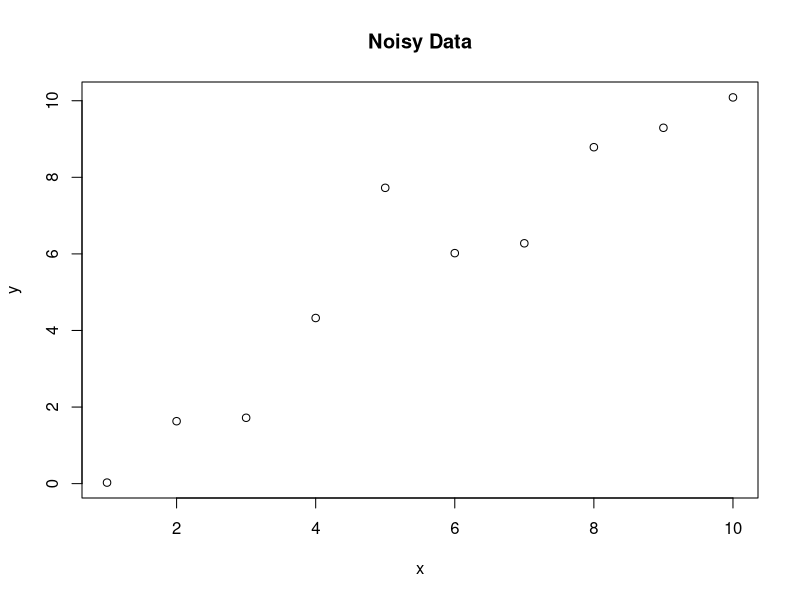
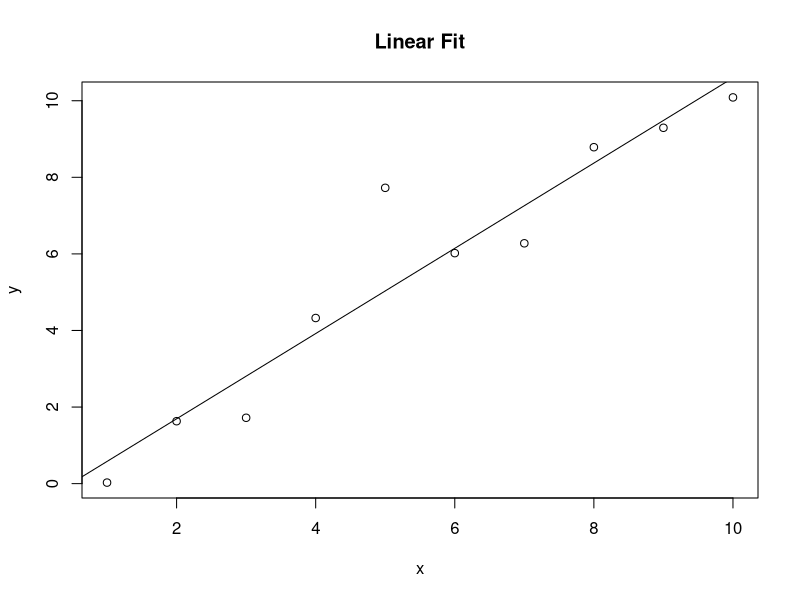
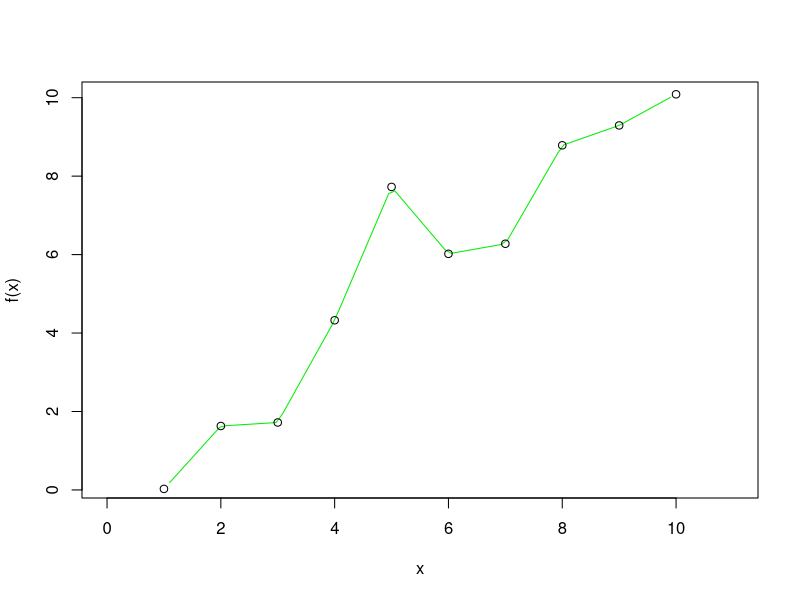
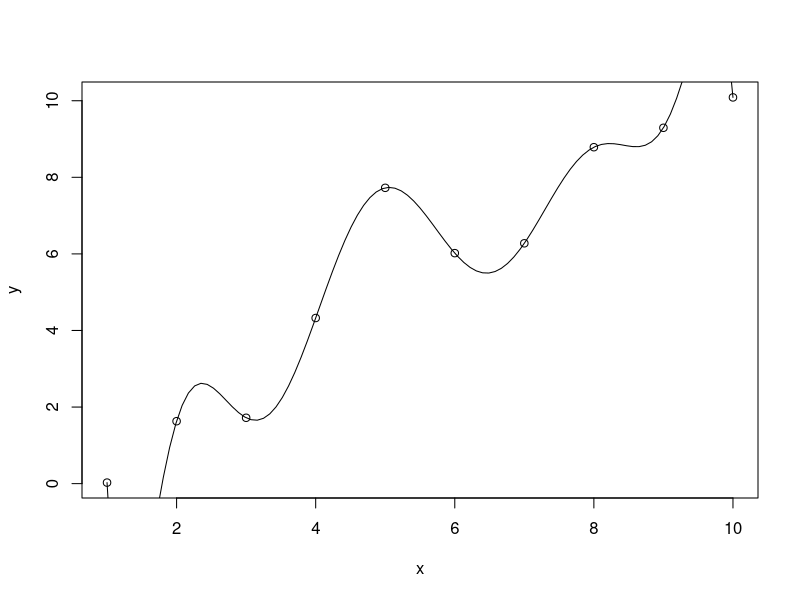
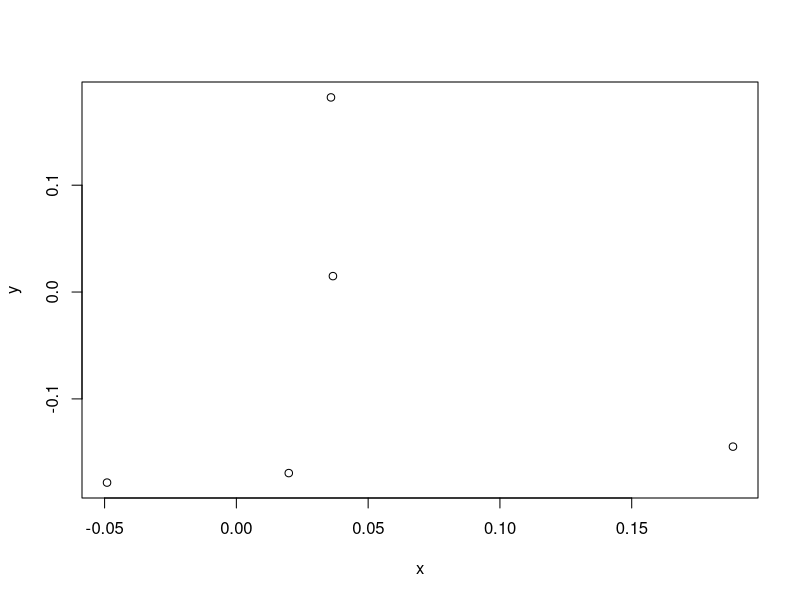
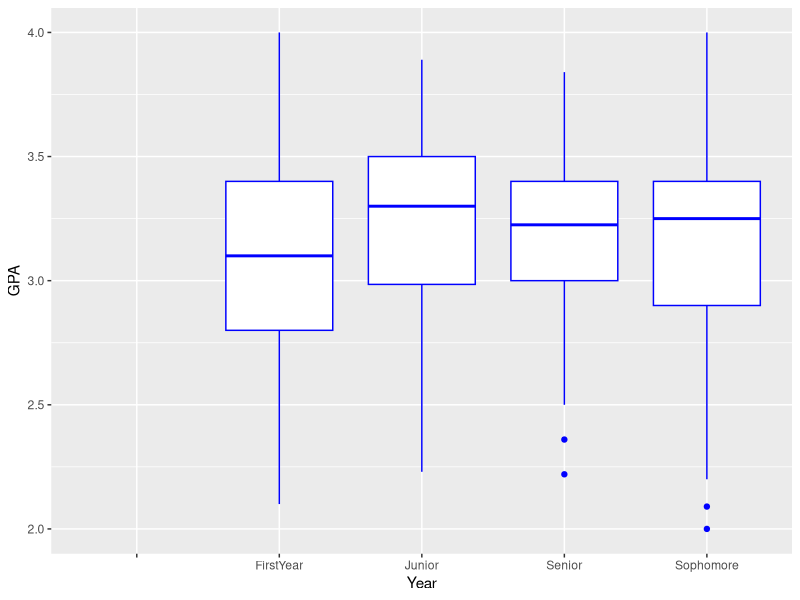
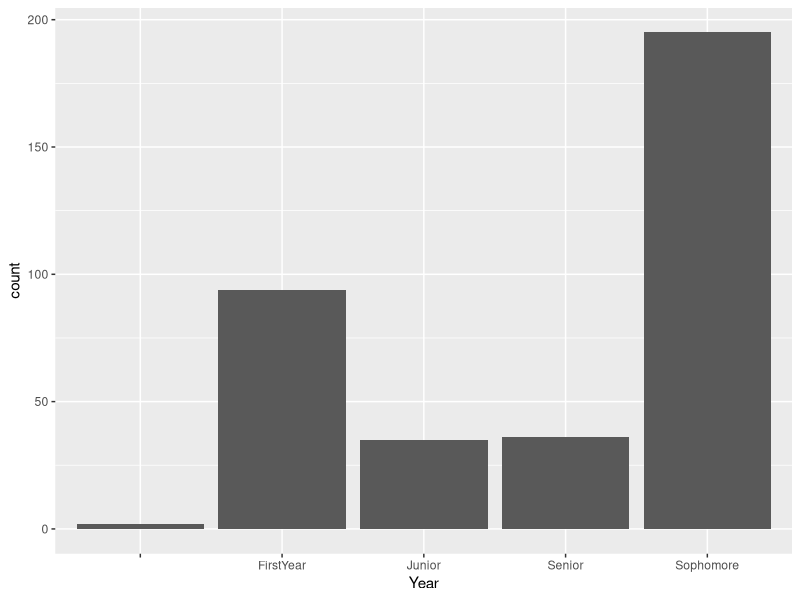
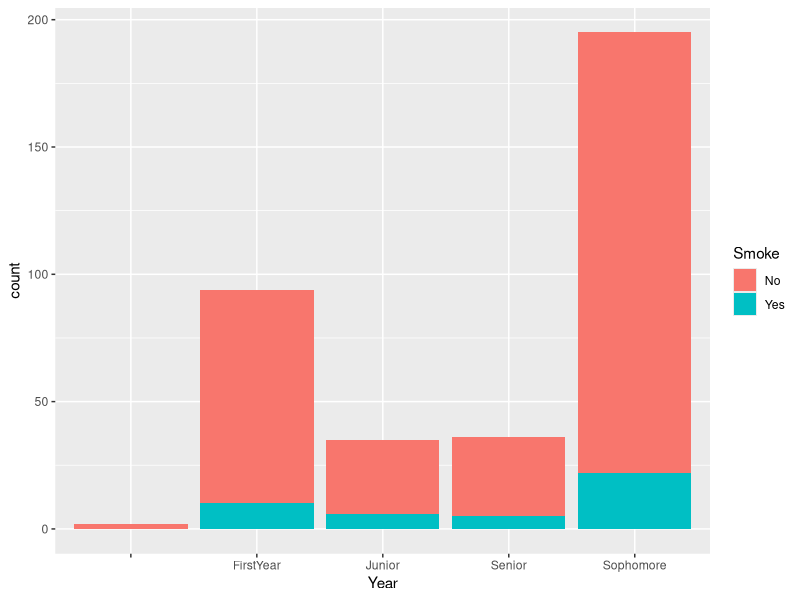

Generate these figures, in order, with R:
## ---- chunk 1
knitr::opts_chunk$set(echo = TRUE)
library(dplyr)
library(lubridate)
library(knitr)
library(ggplot2)
## ---- chunk 2
df <- read.csv("StudentSurveys.csv")

head(df)
## ---- chunk 3
df |>
  count(Year)
## ---- chunk 4
df %>%
  mutate(Year = factor(Year,levels  = c("FirstYear","Sophomore", "Junior", "Senior")))%>%
  count(Year)
## ---- chunk 5
df %>%
  group_by(Year)%>%
  summarise(avg = mean(GPA, na.rm = TRUE), std = sd(GPA, na.rm = TRUE))
## ---- chunk 6
df |>
  filter(Year == "Junior")|>
 # mutate(HigherSAT = if_else(VerbalSAT >= MathSAT, "Verbal", "Math"))|> #if the actual wasn't there
  count(HigherSAT)

## ---- chunk 7
table(df[df$Year=="Junior","HigherSAT"])
## ---- chunk 8
x = c(1:10)
y = x + rnorm(10)

plot(x,y, main = "Noisy Data")
## ---- chunk 9
fit <- lm(y~x)

plot(x,y, main = "Linear Fit")
abline(fit)

## ---- chunk 10
f <- approxfun(x, y)
curve(f(x), 0, 11, col = "green2")
points(x, y)

## ---- chunk 11
lagrange <- function(x0, y0) {
  f <- function (x) {
    sum(y0 * sapply(seq_along(x0), \(j) {
      prod(x - x0[-j])/prod(x0[j] - x0[-j])
    }))
  }
  Vectorize(f, "x")
} #https://stackoverflow.com/questions/73994021/lagrange-interpolation-formula-in-r-programming

f <- lagrange(x,y)
plot(x,y)
curve(f, from = 1, to = 10, add = TRUE)
## ---- chunk 12
n <- 5
acc <- .1
prec <- .1

x<- rnorm(5,mean = 0, sd = acc)+rnorm(5,mean = 0, sd = prec)
y<- rnorm(5,mean = 0, sd = acc)+rnorm(5,mean = 0, sd = prec)

plot(x,y)#This doesn't work as well as I hoped...

## ---- chunk 13
x <- c(1:100)

evens <- x%%2==0

x[evens]
## ---- chunk 14
disney <- read.csv("disney.csv")



weekdays(mdy(disney$Release.date..datetime.))[1]
## ---- chunk 15
df |>
  group_by(Year) |>
  summarise("Aritmetic Mean" = mean(GPA, na.rm = TRUE), 
            "Geometric Mean" = exp(mean(log(GPA), na.rm = TRUE)),
            "Standard Deviation" = sd(GPA, na.rm = TRUE), 
            "InterQuartile Range" = IQR(GPA, na.rm = TRUE)
            )
## ---- chunk 16
df |>
  group_by(Year) |>
  summarise("Aritmetic Mean" = mean(GPA, na.rm = TRUE), 
            "Geometric Mean" = exp(mean(log(GPA), na.rm = TRUE)),
            "Standard Deviation" = sd(GPA, na.rm = TRUE), 
            "InterQuartile Range" = IQR(GPA, na.rm = TRUE)
            ) |>
  kable()

## ---- chunk 17
t.test(df[df$Year == "FirstYear","GPA"],df[df$Year == "Senior","GPA"])
## ---- chunk 18
ggplot(data = df, aes(x = Year, y = GPA)) +
  geom_boxplot(color = 'blue')
## ---- chunk 19
ggplot(data = df, aes(x = Year))+
  geom_bar()
## ---- chunk 20
ggplot(df, aes(x = Year, fill = Smoke)) +
  geom_bar()
## ---- chunk 21



ggplot(df, aes(x = Year, y = Smoke, fill = GPA)) +
  geom_tile()
## ---- chunk 22
df |> 
  group_by(Year, Smoke) |>
  summarise(AVG = mean(GPA, na.rm = TRUE)) |>
  ggplot(aes(x = Year, y = Smoke, fill = AVG)) +
  geom_tile() +
  geom_text(aes(label = round(AVG,2)))
## ---- chunk 23
ggplot(df, aes(x = GPA))+
  geom_histogram() +
  labs(title = "Winner!")
## ---- chunk 24
ggplot(df)+
  geom_qq(aes(sample = GPA)) +
  geom_qq_line(aes(sample = GPA))
## ---- chunk 25
ggplot(df, aes(x = GPA, y = Exercise))+
  geom_point()+
  geom_smooth(method = lm)
## ---- chunk 26
ggplot(df, aes(x = GPA, y = Exercise))+
  geom_point(aes(color = Gender))+
  geom_smooth(method = lm) +
  labs(title = "Is there Correlation of ")
